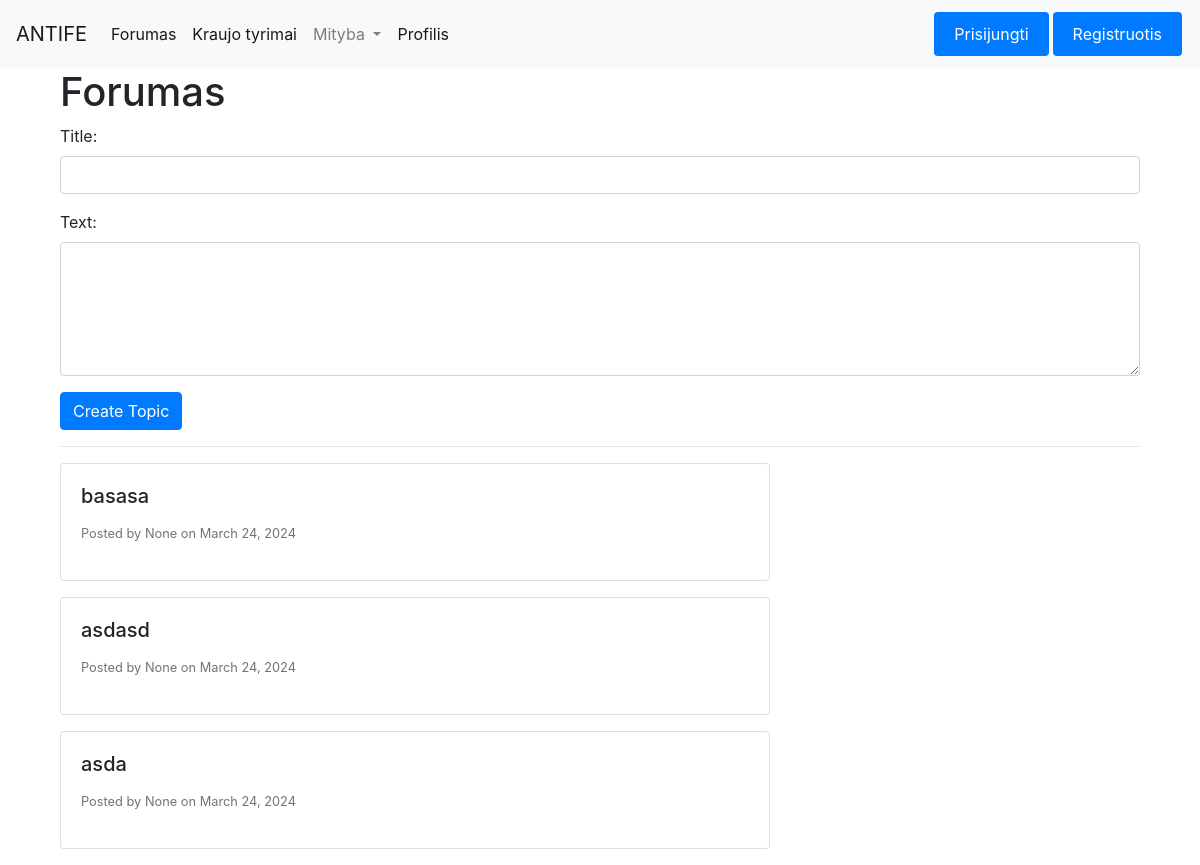
Screenshot of /forumas/ with the database file from the repository.
### homepage/models.py (models this page shows)
class Forumai(models.Model):
    pavadinimas = models.CharField(max_length=255)

class Irasai(models.Model):
    tekstas = models.CharField(max_length=255)
    data = models.DateField()
    fk_Forumasid_Forumas = models.ForeignKey(Forumai, on_delete=models.CASCADE, related_name='topics')
    fk_Naudotojasid_Naudotojas = models.ForeignKey(Naudotojai, on_delete=models.CASCADE)

### Forumas/views.py (the view)
# urls.py: path('', views.forumasview, name='forumasview'),
def forumasview(request):
    topics = Forumai.objects.all().prefetch_related('irasai_set')  # Prefetch related posts for efficiency
    username = None
    if request.user.is_authenticated:
        username = request.user.username
    return render(request, 'Forumas.html', {'topics': topics, 'username': username})

### Forumas/templates/Forumas.html (shortened to what this page needs)
{% extends 'base.html' %}
{% block content %}
    <div class="container">
        <h1>Forumas</h1>
        <form method="post" action="{% url 'Forumas:create_topic' %}">
            <div class="form-group">
                <label for="topic_title">Title:</label>
                <input type="text" class="form-control" id="topic_title" name="title" required>
            </div>
            <div class="form-group">
                <label for="post_text">Text:</label>
                <textarea class="form-control" id="post_text" name="text" rows="5" required></textarea>
            </div>
            <button type="submit" class="btn btn-primary">Create Topic</button>
        </form>
        <hr>
        {% if topics %}
            <div class="row">
                {% for topic in topics reversed %}
                    <div class="col-md-8">
                        <div class="card mb-3">
                            <div class="card-body">
                                <h5 class="card-title" onclick="togglePost('{{ topic.id }}')" title="Noredami pamatyti tekstą spustelekite cia">
                                    {{ topic.pavadinimas }}
                                </h5>
                                <p>
                                    <small class="text-muted">
                                        Posted by {{ username }} on {{ topic.irasai_set.last.data }}
                                    </small>
                                </p>
                            </div>
                        </div>
                    </div>
                {% endfor %}
            </div>
        {% else %}
            <p>No topics yet.</p>
        {% endif %}
    </div>
{% endblock %}

### rows the page displays
Forumai: pavadinimas "basasa", username "None", irasai_set.last.data "March 24, 2024"
Forumai: pavadinimas "asdasd", username "None", irasai_set.last.data "March 24, 2024"
Forumai: pavadinimas "asda", username "None", irasai_set.last.data "March 24, 2024"
